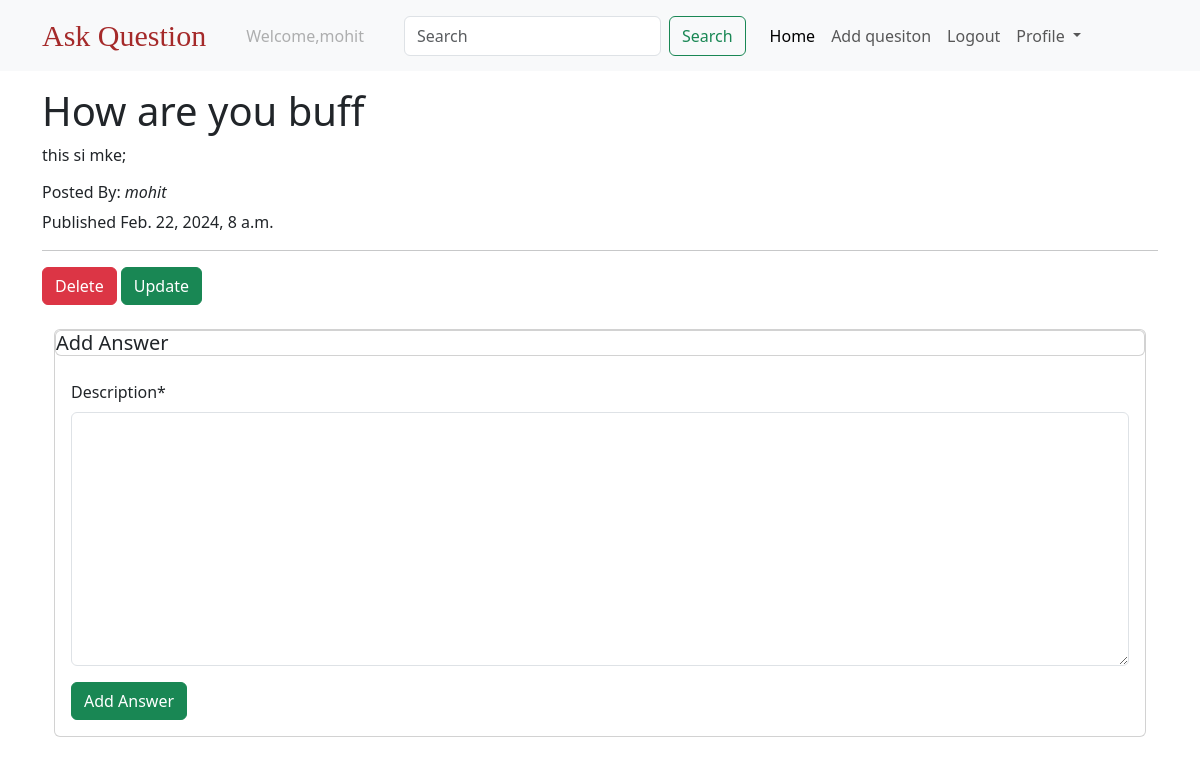
Page /question/how-are-you-buff/ (signed in) on the earlier database version.
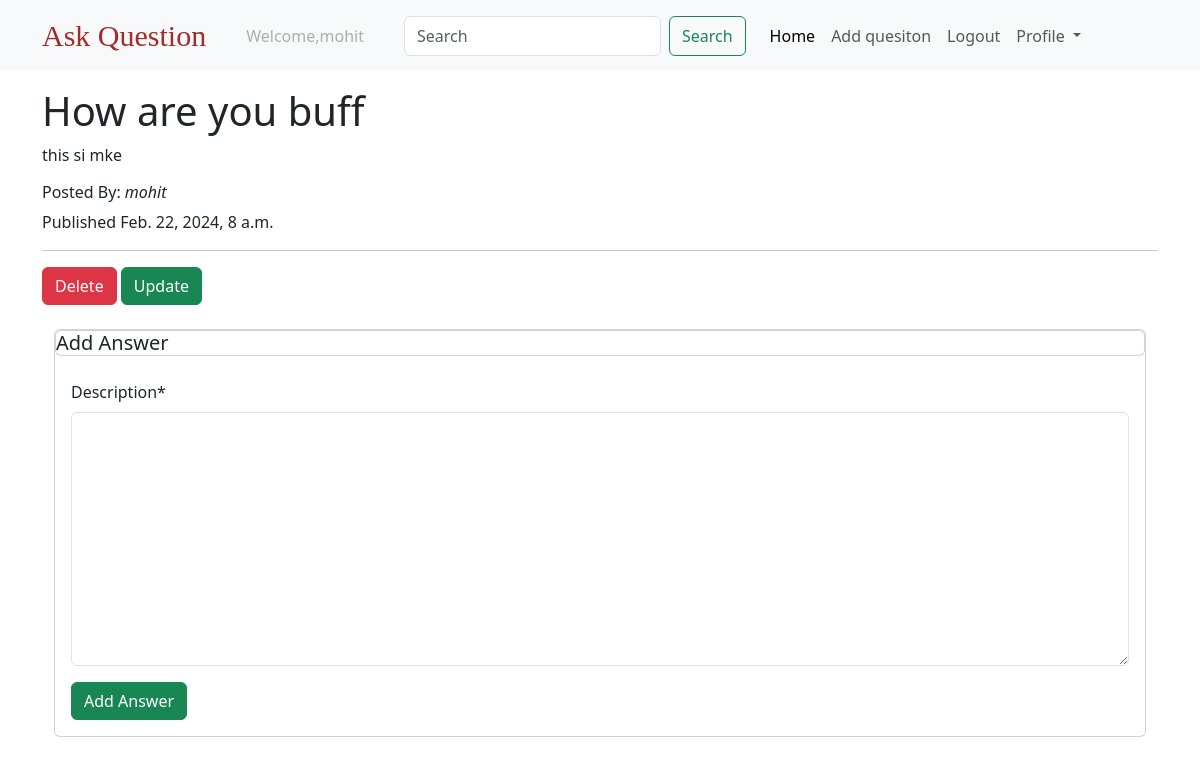
Same page on the later database version.
### questions/models.py (models this page shows, shortened)
class Question(models.Model):
    created_at = models.DateTimeField(auto_now_add=True)
    title = models.CharField(max_length=250)
    body = models.TextField()
    slug = models.SlugField(max_length=250, unique=True)
    author = models.ForeignKey(settings.AUTH_USER_MODEL,
                               on_delete=models.CASCADE,
                               related_name='questions')

### users/models.py (models this page shows)
class CustomUser(AbstractUser):
    pass

### questions/views.py (the view)
# urls.py: path("question/<slug:slug>/",question_details, name = "question-details"),
@login_required
def question_details(request,slug):
    question = Question.objects.get(slug = slug)
    answer_list = Answer.objects.filter(question = question)
    if request.method == "POST":
        form = AnswerForm(request.POST)
        if form.is_valid():
            answer = form.save(commit=False)
            answer.author = request.user
            answer.question = question
            answer = form.save()
            return redirect('question-details',slug = slug)
    else:
        form = AnswerForm()
    return render(request,"Qdetails.html",{"question":question,'answer_list':answer_list,"form":form})

### questions/forms.py
class AnswerForm(forms.ModelForm):
    class Meta:
        model = Answer
        fields = ('description',)

### templates/Qdetails.html (shortened to what this page needs)
 {% extends "base.html" %}
 {% load crispy_forms_tags%}
 {% block body %}
 <div class = "container mt-3">
    <h1>{{question.title}}</h1>
    <p>{{question.body}}</p>
    <h6>Posted By: <i> {{question.author}}</i></h6>
    <p>Published {{question.created_at}}</p>
     <hr>
     {% if request.user == question.author%}
     <a  class = "btn btn-danger"href="{% url 'delete-question' question.slug%}">Delete</a>
     <a  class = "btn btn-success"href="{% url 'update-question' question.slug%}">Update</a>
     {% endif %}
 </div>
 <div class ="container">
   <div class = "container">
      <div class = "card mt-4">
         <form action="" method = "post" novalidate>
            <h5 class ="card header">Add Answer</h5>
            <div class = "card-body">
               {{form|crispy}}
            <input type="submit" value = "Add Answer" class = "btn btn-success">
            </div>
         </form>
      </div>
   </div>
 </div>
 {% endblock %}

Differences in the rows shown:
changed Question "How are you buff": body "this si mke;" → "this si mke"
